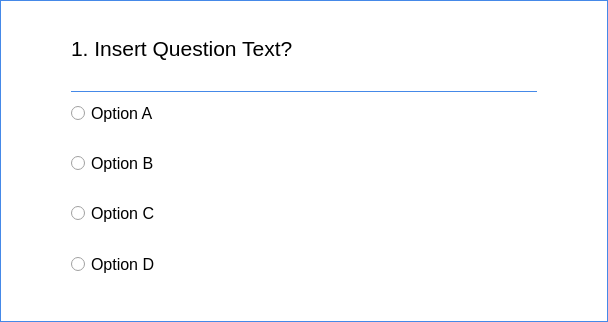
<?xml version="1.0" encoding="UTF-8"?>
<ui version="4.0">
 <class>question</class>
 <widget class="QWidget" name="question">
  <property name="geometry">
   <rect>
    <x>0</x>
    <y>0</y>
    <width>608</width>
    <height>322</height>
   </rect>
  </property>
  <property name="sizePolicy">
   <sizepolicy hsizetype="Expanding" vsizetype="Preferred">
    <horstretch>0</horstretch>
    <verstretch>0</verstretch>
   </sizepolicy>
  </property>
  <property name="minimumSize">
   <size>
    <width>600</width>
    <height>300</height>
   </size>
  </property>
  <property name="windowTitle">
   <string>Form</string>
  </property>
  <property name="styleSheet">
   <string notr="true">#question {
background: #fff;
border: 1px solid #4589e8;
}
</string>
  </property>
  <layout class="QGridLayout" name="gridLayout">
   <item row="1" column="2">
    <widget class="QGroupBox" name="groupBox">
     <property name="sizePolicy">
      <sizepolicy hsizetype="Expanding" vsizetype="Expanding">
       <horstretch>0</horstretch>
       <verstretch>3</verstretch>
      </sizepolicy>
     </property>
     <property name="minimumSize">
      <size>
       <width>0</width>
       <height>87</height>
      </size>
     </property>
     <property name="styleSheet">
      <string notr="true">#groupBox {
border-top: 1px solid #4589e8;
}</string>
     </property>
     <property name="title">
      <string/>
     </property>
     <property name="flat">
      <bool>true</bool>
     </property>
     <property name="checkable">
      <bool>false</bool>
     </property>
     <widget class="QRadioButton" name="a">
      <property name="geometry">
       <rect>
        <x>0</x>
        <y>0</y>
        <width>381</width>
        <height>44</height>
       </rect>
      </property>
      <property name="sizePolicy">
       <sizepolicy hsizetype="Minimum" vsizetype="Preferred">
        <horstretch>2</horstretch>
        <verstretch>2</verstretch>
       </sizepolicy>
      </property>
      <property name="font">
       <font>
        <family>Segoe UI</family>
        <pointsize>12</pointsize>
       </font>
      </property>
      <property name="text">
       <string>Option A</string>
      </property>
     </widget>
     <widget class="QRadioButton" name="d">
      <property name="geometry">
       <rect>
        <x>0</x>
        <y>151</y>
        <width>381</width>
        <height>44</height>
       </rect>
      </property>
      <property name="sizePolicy">
       <sizepolicy hsizetype="Minimum" vsizetype="Preferred">
        <horstretch>0</horstretch>
        <verstretch>2</verstretch>
       </sizepolicy>
      </property>
      <property name="font">
       <font>
        <family>Segoe UI</family>
        <pointsize>12</pointsize>
       </font>
      </property>
      <property name="text">
       <string>Option D</string>
      </property>
     </widget>
     <widget class="QRadioButton" name="c">
      <property name="geometry">
       <rect>
        <x>0</x>
        <y>100</y>
        <width>381</width>
        <height>45</height>
       </rect>
      </property>
      <property name="sizePolicy">
       <sizepolicy hsizetype="Minimum" vsizetype="Preferred">
        <horstretch>0</horstretch>
        <verstretch>2</verstretch>
       </sizepolicy>
      </property>
      <property name="font">
       <font>
        <family>Segoe UI</family>
        <pointsize>12</pointsize>
       </font>
      </property>
      <property name="text">
       <string>Option C</string>
      </property>
     </widget>
     <widget class="QLabel" name="aans">
      <property name="geometry">
       <rect>
        <x>387</x>
        <y>0</y>
        <width>76</width>
        <height>44</height>
       </rect>
      </property>
      <property name="sizePolicy">
       <sizepolicy hsizetype="Preferred" vsizetype="Preferred">
        <horstretch>1</horstretch>
        <verstretch>0</verstretch>
       </sizepolicy>
      </property>
      <property name="text">
       <string/>
      </property>
     </widget>
     <widget class="QLabel" name="dans">
      <property name="geometry">
       <rect>
        <x>387</x>
        <y>151</y>
        <width>76</width>
        <height>44</height>
       </rect>
      </property>
      <property name="text">
       <string/>
      </property>
     </widget>
     <widget class="QLabel" name="bans">
      <property name="geometry">
       <rect>
        <x>387</x>
        <y>50</y>
        <width>76</width>
        <height>44</height>
       </rect>
      </property>
      <property name="text">
       <string/>
      </property>
     </widget>
     <widget class="QRadioButton" name="b">
      <property name="geometry">
       <rect>
        <x>0</x>
        <y>50</y>
        <width>381</width>
        <height>44</height>
       </rect>
      </property>
      <property name="sizePolicy">
       <sizepolicy hsizetype="Minimum" vsizetype="Preferred">
        <horstretch>5</horstretch>
        <verstretch>2</verstretch>
       </sizepolicy>
      </property>
      <property name="font">
       <font>
        <family>Segoe UI</family>
        <pointsize>12</pointsize>
       </font>
      </property>
      <property name="text">
       <string>Option B</string>
      </property>
     </widget>
     <widget class="QLabel" name="cans">
      <property name="geometry">
       <rect>
        <x>387</x>
        <y>100</y>
        <width>76</width>
        <height>45</height>
       </rect>
      </property>
      <property name="text">
       <string/>
      </property>
     </widget>
    </widget>
   </item>
   <item row="1" column="0">
    <spacer name="horizontalSpacer">
     <property name="orientation">
      <enum>Qt::Horizontal</enum>
     </property>
     <property name="sizeType">
      <enum>QSizePolicy::Maximum</enum>
     </property>
     <property name="sizeHint" stdset="0">
      <size>
       <width>60</width>
       <height>20</height>
      </size>
     </property>
    </spacer>
   </item>
   <item row="1" column="3">
    <spacer name="horizontalSpacer_2">
     <property name="orientation">
      <enum>Qt::Horizontal</enum>
     </property>
     <property name="sizeType">
      <enum>QSizePolicy::Maximum</enum>
     </property>
     <property name="sizeHint" stdset="0">
      <size>
       <width>60</width>
       <height>20</height>
      </size>
     </property>
    </spacer>
   </item>
   <item row="0" column="2">
    <widget class="QLabel" name="questionText">
     <property name="sizePolicy">
      <sizepolicy hsizetype="Preferred" vsizetype="Preferred">
       <horstretch>0</horstretch>
       <verstretch>1</verstretch>
      </sizepolicy>
     </property>
     <property name="font">
      <font>
       <family>Segoe UI</family>
       <pointsize>16</pointsize>
      </font>
     </property>
     <property name="text">
      <string>1. Insert Question Text?</string>
     </property>
     <property name="wordWrap">
      <bool>true</bool>
     </property>
    </widget>
   </item>
  </layout>
 </widget>
 <resources/>
 <connections/>
</ui>
